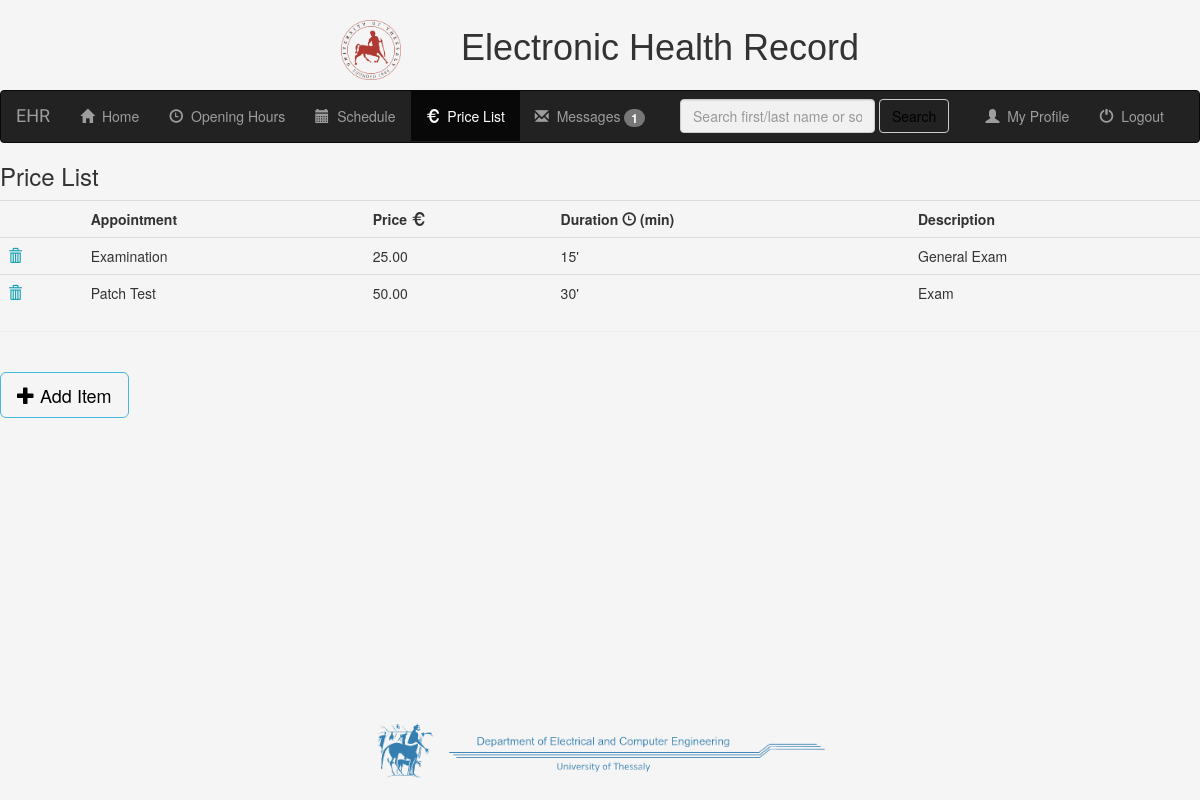
Page /mr/pricelist/ (signed in) on the committed database.
### mr/models.py (models this page shows, shortened)
class Prices(models.Model):
    doctor = models.ForeignKey(UserProfile, on_delete=models.CASCADE)
    name = models.CharField(max_length=100, blank=False)
    description = models.CharField(max_length=5000, blank=True)
    price = models.DecimalField(max_digits=8, decimal_places=2)
    duration = models.IntegerField(default=15, validators=[MaxValueValidator(300), MinValueValidator(1)])

### mr/views.py (the view)
# urls.py: path('pricelist/', views.price_list.as_view(), name='price_list'),
class price_list(generic.ListView):
    context_object_name = 'price_list'
    template_name = 'mr/price_list.html'
    def get_queryset(self):
        return Prices.objects.filter(doctor__id=self.request.user.userprofile.id)
    def get_context_data(self, **kwargs):
        context = super(price_list, self).get_context_data(**kwargs)
        context['received_messages'] = Message.objects.filter(receiver=self.request.user, was_read=False)
        return context

### mr/templates/mr/price_list.html (shortened to what this page needs)
{% extends 'mr/base.html' %}
{% block body_block %}
    <h3>Price List</h3>
    <table class="table">
        {% if object_list %}
        <tr>
            <th></th>
            <th>Appointment</th>
            <th>Price <span class="glyphicon glyphicon-eur"></span></th>
            <th>Duration <span class="glyphicon glyphicon-time"></span> (min)</th>
            <th>Description</th>
        </tr>
        {% endif %}
        {% for app in object_list %}
            <tr>
                <td><a data-toggle="modal" data-target="#modalConfirmDeletePrice{{ app.id }}"><span class="glyphicon glyphicon-trash"></span></a></td>
                <td>{{ app.name }}</td>
                <td>{{ app.price }}</td>
                <td>{{ app.duration }}'</td>
                <td>{{ app.description }}</td>
            </tr>
        {% empty %}
            There are currently no objects.<hr>
        {% endfor %}
    </table>
    <hr>
    <br><a href="{% url 'mr:add_price' %}" class="btn btn-info btn-lg"><span class="glyphicon glyphicon-plus"></span> Add Item</a>
{% endblock %}

### mr/static/mr/css/style.css (style rules this page uses)
body { background-color: whitesmoke; height: 90%; margin-bottom: 10%; }
a { color: #17a2b8; }
.btn { outline: none; color: black; background-color: transparent; box-shadow: 0 0 0 0; }

### rows in the picture
Prices: name "Examination", price "25.00", duration "15", description "General Exam"
Prices: name "Patch Test", price "50.00", duration "30", description "Exam"

### other values in the picture
{{ received_messages.count }} "1"
